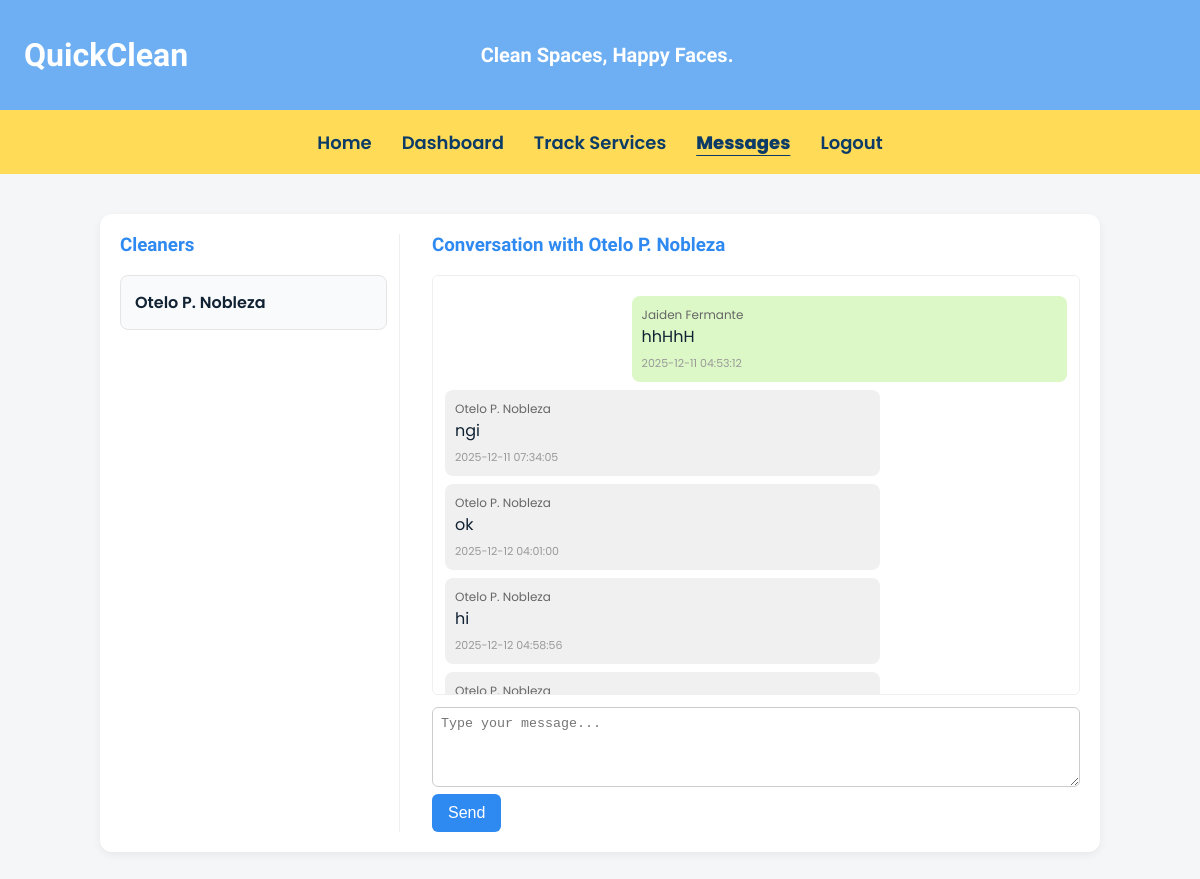
The page /Customer/messages.php?c=22 (signed in) on the database its author committed.
### tables this page shows
CREATE TABLE `user` (
  `user_id` int(11) NOT NULL,
  `name` varchar(50) NOT NULL,
  `email` varchar(50) NOT NULL,
  `password` varchar(255) NOT NULL,
  `profile_pic` varchar(255) NOT NULL,
  `address` varchar(100) DEFAULT NULL,
  `contact_num` varchar(50) DEFAULT NULL,
  `role` enum('admin','customer','cleaner','') NOT NULL,
  `date_created` timestamp NOT NULL DEFAULT current_timestamp(),
  `last_updated` timestamp NOT NULL DEFAULT current_timestamp() ON UPDATE current_timestamp()
);

CREATE TABLE `messages` (
  `id` int(11) NOT NULL,
  `sender_id` int(11) NOT NULL,
  `receiver_id` int(11) NOT NULL,
  `message` text NOT NULL,
  `created_at` timestamp NULL DEFAULT current_timestamp()
);

### Customer/messages.php (the view, shortened to what this page needs)
<?php
$host = "localhost";
$user = "root";
$pass = "";
$db   = "quickclean";
$conn = mysqli_connect($host, $user, $pass, $db);
$user_id = $_SESSION['user_id'];
$cleaners = $conn->query("SELECT user_id, name FROM user WHERE role='cleaner'");
$selected_cleaner = isset($_GET['c']) ? intval($_GET['c']) : 0;
$conversation = [];
if ($selected_cleaner) {
    $q = $conn->prepare("SELECT m.sender_id, m.receiver_id, m.message, m.created_at, u.name as sender_name
        FROM messages m
        LEFT JOIN user u ON u.user_id = m.sender_id
        WHERE (m.sender_id = ? AND m.receiver_id = ?) OR (m.sender_id = ? AND m.receiver_id = ?)
        ORDER BY m.created_at ASC");
    $q->bind_param("iiii", $user_id, $selected_cleaner, $selected_cleaner, $user_id);
    $q->execute();
    $conversation = $q->get_result();
}
?>
<!doctype html>
<html lang="en">
<head>
</head>
<body>
<header class="site-header">
  <div class="header-inner">
    <div class="logo-text">QuickClean</div>
    <div class="tagline">Clean Spaces, Happy Faces.</div>
  </div>
</header>
<nav class="nav-bar">
  <ul class="nav-list">
    <li><a href="customer-home.php" class="nav-link">Home</a></li>
    <li><a href="user_page.php" class="nav-link">Dashboard</a></li>
    <li><a href="tracking.php" class="nav-link">Track Services</a></li>
    <li><a href="messages.php" class="nav-link active">Messages</a></li>
    <li><a href="logout.php" class="nav-link">Logout</a></li>
  </ul>
</nav>
<div class="wrap">
  <div class="left">
    <h3>Cleaners</h3>
    <?php while($c = $cleaners->fetch_assoc()): ?>
      <div class="cleaner-item">
        <a href="messages.php?c=<?php echo $c['user_id']; ?>"><?php echo htmlspecialchars($c['name']); ?></a>
      </div>
    <?php endwhile; ?>
  </div>
  <div class="right">
    <?php if (!$selected_cleaner): ?>
      <p>Select a cleaner at left to view conversation.</p>
    <?php else: ?>
      <h3>Conversation with <?php
          $r = $conn->prepare("SELECT name FROM user WHERE user_id = ?");
          $r->bind_param("i",$selected_cleaner);
          $r->execute();
          $row = $r->get_result()->fetch_assoc();
          echo htmlspecialchars($row['name']);
      ?></h3>
      <div class="chat">
        <?php if ($conversation && $conversation->num_rows > 0): ?>
          <?php while($m = $conversation->fetch_assoc()): ?>
            <?php
              $isYou = ($m['sender_id'] == $user_id);
            ?>
            <div class="msg <?php echo $isYou ? 'you' : 'they'; ?>">
              <div style="font-size:12px;color:#666"><?php echo htmlspecialchars($m['sender_name']); ?></div>
              <div><?php echo nl2br(htmlspecialchars($m['message'])); ?></div>
              <div style="font-size:11px;color:#999;margin-top:6px"><?php echo $m['created_at']; ?></div>
            </div>
          <?php endwhile; ?>
        <?php else: ?>
          <p>No messages yet. Send the first message below.</p>
        <?php endif; ?>
      </div>
      <div class="form">
        <form method="post" action="messages.php?c=<?php echo $selected_cleaner; ?>">
          <textarea name="message" required placeholder="Type your message..."></textarea>
          <button type="submit" name="send_message">Send</button>
        </form>
      </div>
    <?php endif; ?>
  </div>
</div>
</body>
</html>

### Customer/messages.php (style rules this page uses)
:root { --brand-blue: #6DAFF2; --nav-yellow: #FFDB58; --text-blue: #2E89F0; --nav-link-color: #0b3b66; --header-height: 110px; --nav-height: 64px; --max-content-width: 1360px; }
* { box-sizing: border-box; }
body { font-family:"Poppins",sans-serif; background:#f4f6f8; margin:0; color:#123; }
.site-header { background:var(--brand-blue); height:var(--header-height); display:flex; align-items:center; }
.header-inner { width:100%; max-width:var(--max-content-width); margin:0 auto; display:flex; align-items:center; justify-content:space-between; padding:12px 24px; }
.logo-text { font-family:'Baloo 2'; font-size:32px; color:white; font-weight:800; min-width:150px; }
.tagline { font-family:"Baloo 2"; color:#fff; font-weight:600; font-size:20px; flex-grow:1; text-align:center; padding:0 20px; }
.nav-bar { background:var(--nav-yellow); height:var(--nav-height); display:flex; align-items:center; }
.nav-list { display:flex; justify-content:center; gap:30px; list-style:none; width:100%; margin:0; padding:0; flex-wrap:wrap; }
.nav-link { color:var(--nav-link-color); text-decoration:none; font-weight:600; font-size:18px; }
.nav-link.active { text-decoration:underline; text-underline-offset:6px; font-weight:800; }
.wrap { max-width:1000px; margin:40px auto; padding:20px; background:#fff; border-radius:12px; box-shadow:0 3px 8px rgba(0,0,0,0.06); display:flex; flex-direction:row; gap:20px; }
.left { width:280px; border-right:1px solid #eee; padding-right:12px; }
.cleaner-item { padding:14px; border-radius:8px; margin-bottom:10px; background:#f9fafc; transition:0.2s; border:1px solid #e5e5e5; }
.cleaner-item a { color:#123; font-weight:600; text-decoration:none; display:block; }
.right { flex:1; padding-left:12px; }
.chat { height:420px; overflow:auto; border:1px solid #eee; padding:12px; border-radius:6px; background:#fff; }
.msg { margin:8px 0; padding:10px; border-radius:8px; max-width:70%; }
.msg.you { background:#dcf8c6; margin-left:auto; }
.msg.they { background:#f1f0f0; }
.form { margin-top:12px; }
textarea { width:100%; height:80px; padding:8px; border-radius:6px; border:1px solid #ccc; }
button { padding:10px 16px; background:var(--text-blue); color:#fff; border:none; border-radius:6px; font-size:16px; cursor:pointer; }
h3 { font-family:"Baloo 2"; color:var(--text-blue); margin-top:0; }

### rows shown on the page
user: name "Otelo P. Nobleza"
messages: user.name "Jaiden Fermante", message "hhHhH", created_at "2025-12-11 04:53:12"
messages: user.name "Otelo P. Nobleza", message "ngi", created_at "2025-12-11 07:34:05"
messages: user.name "Otelo P. Nobleza", message "ok", created_at "2025-12-12 04:01:00"
messages: user.name "Otelo P. Nobleza", message "hi", created_at "2025-12-12 04:58:56"
messages: user.name "Otelo P. Nobleza"
